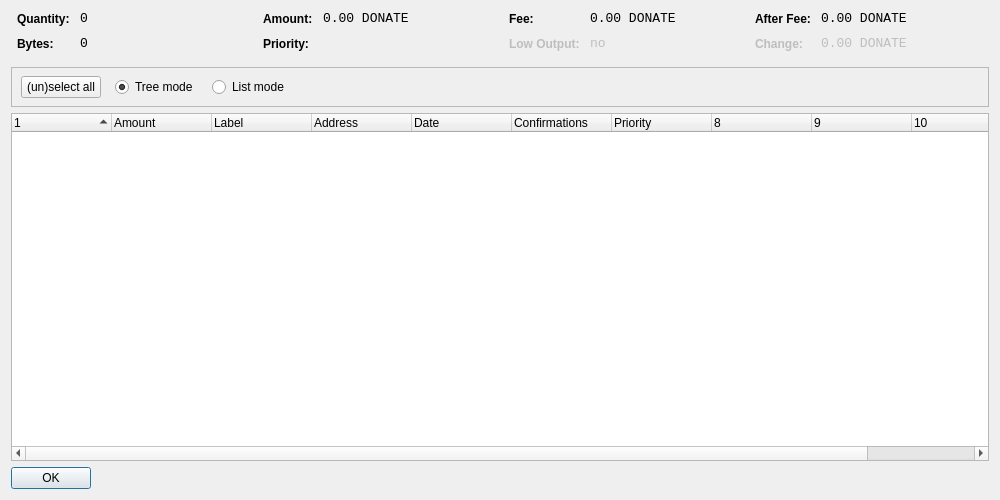
<?xml version="1.0" encoding="UTF-8"?>
<ui version="4.0">
 <class>CoinControlDialog</class>
 <widget class="QDialog" name="CoinControlDialog">
  <property name="geometry">
   <rect>
    <x>0</x>
    <y>0</y>
    <width>1000</width>
    <height>500</height>
   </rect>
  </property>
  <property name="windowTitle">
   <string>Coin Control</string>
  </property>
  <layout class="QVBoxLayout" name="verticalLayout">
   <item>
    <layout class="QHBoxLayout" name="horizontalLayoutTop" stretch="0,0,0,0">
     <property name="topMargin">
      <number>0</number>
     </property>
     <property name="bottomMargin">
      <number>10</number>
     </property>
     <item>
      <layout class="QFormLayout" name="formLayoutCoinControl1">
       <property name="horizontalSpacing">
        <number>10</number>
       </property>
       <property name="verticalSpacing">
        <number>10</number>
       </property>
       <property name="leftMargin">
        <number>6</number>
       </property>
       <property name="rightMargin">
        <number>6</number>
       </property>
       <item row="0" column="0">
        <widget class="QLabel" name="labelCoinControlQuantityText">
         <property name="styleSheet">
          <string notr="true">font-weight:bold;</string>
         </property>
         <property name="text">
          <string>Quantity:</string>
         </property>
        </widget>
       </item>
       <item row="0" column="1">
        <widget class="QLabel" name="labelCoinControlQuantity">
         <property name="font">
          <font>
           <family>Monospace</family>
           <pointsize>10</pointsize>
          </font>
         </property>
         <property name="cursor">
          <cursorShape>IBeamCursor</cursorShape>
         </property>
         <property name="contextMenuPolicy">
          <enum>Qt::ActionsContextMenu</enum>
         </property>
         <property name="text">
          <string notr="true">0</string>
         </property>
         <property name="textInteractionFlags">
          <set>Qt::LinksAccessibleByMouse|Qt::TextSelectableByKeyboard|Qt::TextSelectableByMouse</set>
         </property>
        </widget>
       </item>
       <item row="1" column="0">
        <widget class="QLabel" name="labelCoinControlBytesText">
         <property name="styleSheet">
          <string notr="true">font-weight:bold;</string>
         </property>
         <property name="text">
          <string>Bytes:</string>
         </property>
        </widget>
       </item>
       <item row="1" column="1">
        <widget class="QLabel" name="labelCoinControlBytes">
         <property name="font">
          <font>
           <family>Monospace</family>
           <pointsize>10</pointsize>
          </font>
         </property>
         <property name="cursor">
          <cursorShape>IBeamCursor</cursorShape>
         </property>
         <property name="contextMenuPolicy">
          <enum>Qt::ActionsContextMenu</enum>
         </property>
         <property name="text">
          <string notr="true">0</string>
         </property>
         <property name="textInteractionFlags">
          <set>Qt::LinksAccessibleByMouse|Qt::TextSelectableByKeyboard|Qt::TextSelectableByMouse</set>
         </property>
        </widget>
       </item>
      </layout>
     </item>
     <item>
      <layout class="QFormLayout" name="formLayoutCoinControl2">
       <property name="horizontalSpacing">
        <number>10</number>
       </property>
       <property name="verticalSpacing">
        <number>10</number>
       </property>
       <property name="leftMargin">
        <number>6</number>
       </property>
       <property name="rightMargin">
        <number>6</number>
       </property>
       <item row="0" column="0">
        <widget class="QLabel" name="labelCoinControlAmountText">
         <property name="styleSheet">
          <string notr="true">font-weight:bold;</string>
         </property>
         <property name="text">
          <string>Amount:</string>
         </property>
        </widget>
       </item>
       <item row="0" column="1">
        <widget class="QLabel" name="labelCoinControlAmount">
         <property name="font">
          <font>
           <family>Monospace</family>
           <pointsize>10</pointsize>
          </font>
         </property>
         <property name="cursor">
          <cursorShape>IBeamCursor</cursorShape>
         </property>
         <property name="contextMenuPolicy">
          <enum>Qt::ActionsContextMenu</enum>
         </property>
         <property name="text">
          <string notr="true">0.00 DONATE</string>
         </property>
         <property name="textInteractionFlags">
          <set>Qt::LinksAccessibleByMouse|Qt::TextSelectableByKeyboard|Qt::TextSelectableByMouse</set>
         </property>
        </widget>
       </item>
       <item row="1" column="0">
        <widget class="QLabel" name="labelCoinControlPriorityText">
         <property name="styleSheet">
          <string notr="true">font-weight:bold;</string>
         </property>
         <property name="text">
          <string>Priority:</string>
         </property>
        </widget>
       </item>
       <item row="1" column="1">
        <widget class="QLabel" name="labelCoinControlPriority">
         <property name="font">
          <font>
           <family>Monospace</family>
           <pointsize>10</pointsize>
          </font>
         </property>
         <property name="cursor">
          <cursorShape>IBeamCursor</cursorShape>
         </property>
         <property name="contextMenuPolicy">
          <enum>Qt::ActionsContextMenu</enum>
         </property>
         <property name="text">
          <string/>
         </property>
         <property name="textInteractionFlags">
          <set>Qt::LinksAccessibleByMouse|Qt::TextSelectableByKeyboard|Qt::TextSelectableByMouse</set>
         </property>
        </widget>
       </item>
      </layout>
     </item>
     <item>
      <layout class="QFormLayout" name="formLayoutCoinControl3">
       <property name="horizontalSpacing">
        <number>10</number>
       </property>
       <property name="verticalSpacing">
        <number>10</number>
       </property>
       <property name="leftMargin">
        <number>6</number>
       </property>
       <property name="rightMargin">
        <number>6</number>
       </property>
       <item row="0" column="0">
        <widget class="QLabel" name="labelCoinControlFeeText">
         <property name="styleSheet">
          <string notr="true">font-weight:bold;</string>
         </property>
         <property name="text">
          <string>Fee:</string>
         </property>
        </widget>
       </item>
       <item row="0" column="1">
        <widget class="QLabel" name="labelCoinControlFee">
         <property name="font">
          <font>
           <family>Monospace</family>
           <pointsize>10</pointsize>
          </font>
         </property>
         <property name="cursor">
          <cursorShape>IBeamCursor</cursorShape>
         </property>
         <property name="contextMenuPolicy">
          <enum>Qt::ActionsContextMenu</enum>
         </property>
         <property name="text">
          <string notr="true">0.00 DONATE</string>
         </property>
         <property name="textInteractionFlags">
          <set>Qt::LinksAccessibleByMouse|Qt::TextSelectableByKeyboard|Qt::TextSelectableByMouse</set>
         </property>
        </widget>
       </item>
       <item row="1" column="0">
        <widget class="QLabel" name="labelCoinControlLowOutputText">
         <property name="enabled">
          <bool>false</bool>
         </property>
         <property name="styleSheet">
          <string notr="true">font-weight:bold;</string>
         </property>
         <property name="text">
          <string>Low Output:</string>
         </property>
        </widget>
       </item>
       <item row="1" column="1">
        <widget class="QLabel" name="labelCoinControlLowOutput">
         <property name="enabled">
          <bool>false</bool>
         </property>
         <property name="font">
          <font>
           <family>Monospace</family>
           <pointsize>10</pointsize>
          </font>
         </property>
         <property name="cursor">
          <cursorShape>IBeamCursor</cursorShape>
         </property>
         <property name="contextMenuPolicy">
          <enum>Qt::ActionsContextMenu</enum>
         </property>
         <property name="text">
          <string notr="true">no</string>
         </property>
         <property name="textInteractionFlags">
          <set>Qt::LinksAccessibleByMouse|Qt::TextSelectableByKeyboard|Qt::TextSelectableByMouse</set>
         </property>
        </widget>
       </item>
      </layout>
     </item>
     <item>
      <layout class="QFormLayout" name="formLayoutCoinControl4">
       <property name="horizontalSpacing">
        <number>10</number>
       </property>
       <property name="verticalSpacing">
        <number>10</number>
       </property>
       <property name="leftMargin">
        <number>6</number>
       </property>
       <property name="rightMargin">
        <number>6</number>
       </property>
       <item row="0" column="0">
        <widget class="QLabel" name="labelCoinControlAfterFeeText">
         <property name="styleSheet">
          <string notr="true">font-weight:bold;</string>
         </property>
         <property name="text">
          <string>After Fee:</string>
         </property>
        </widget>
       </item>
       <item row="0" column="1">
        <widget class="QLabel" name="labelCoinControlAfterFee">
         <property name="font">
          <font>
           <family>Monospace</family>
           <pointsize>10</pointsize>
          </font>
         </property>
         <property name="cursor">
          <cursorShape>IBeamCursor</cursorShape>
         </property>
         <property name="contextMenuPolicy">
          <enum>Qt::ActionsContextMenu</enum>
         </property>
         <property name="text">
          <string notr="true">0.00 DONATE</string>
         </property>
         <property name="textInteractionFlags">
          <set>Qt::LinksAccessibleByMouse|Qt::TextSelectableByKeyboard|Qt::TextSelectableByMouse</set>
         </property>
        </widget>
       </item>
       <item row="1" column="0">
        <widget class="QLabel" name="labelCoinControlChangeText">
         <property name="enabled">
          <bool>false</bool>
         </property>
         <property name="styleSheet">
          <string notr="true">font-weight:bold;</string>
         </property>
         <property name="text">
          <string>Change:</string>
         </property>
        </widget>
       </item>
       <item row="1" column="1">
        <widget class="QLabel" name="labelCoinControlChange">
         <property name="enabled">
          <bool>false</bool>
         </property>
         <property name="font">
          <font>
           <family>Monospace</family>
           <pointsize>10</pointsize>
          </font>
         </property>
         <property name="cursor">
          <cursorShape>IBeamCursor</cursorShape>
         </property>
         <property name="contextMenuPolicy">
          <enum>Qt::ActionsContextMenu</enum>
         </property>
         <property name="text">
          <string notr="true">0.00 DONATE</string>
         </property>
         <property name="textInteractionFlags">
          <set>Qt::LinksAccessibleByMouse|Qt::TextSelectableByKeyboard|Qt::TextSelectableByMouse</set>
         </property>
        </widget>
       </item>
      </layout>
     </item>
    </layout>
   </item>
   <item>
    <widget class="QFrame" name="frame">
     <property name="minimumSize">
      <size>
       <width>0</width>
       <height>40</height>
      </size>
     </property>
     <property name="frameShape">
      <enum>QFrame::StyledPanel</enum>
     </property>
     <property name="frameShadow">
      <enum>QFrame::Sunken</enum>
     </property>
     <widget class="QWidget" name="horizontalLayoutWidget">
      <property name="geometry">
       <rect>
        <x>10</x>
        <y>0</y>
        <width>781</width>
        <height>41</height>
       </rect>
      </property>
      <layout class="QHBoxLayout" name="horizontalLayoutPanel" stretch="0,0,0,0,0">
       <property name="spacing">
        <number>14</number>
       </property>
       <item>
        <widget class="QPushButton" name="pushButtonSelectAll">
         <property name="sizePolicy">
          <sizepolicy hsizetype="Maximum" vsizetype="Fixed">
           <horstretch>0</horstretch>
           <verstretch>0</verstretch>
          </sizepolicy>
         </property>
         <property name="text">
          <string>(un)select all</string>
         </property>
        </widget>
       </item>
       <item>
        <widget class="QRadioButton" name="radioTreeMode">
         <property name="sizePolicy">
          <sizepolicy hsizetype="Maximum" vsizetype="Fixed">
           <horstretch>0</horstretch>
           <verstretch>0</verstretch>
          </sizepolicy>
         </property>
         <property name="text">
          <string>Tree mode</string>
         </property>
         <property name="checked">
          <bool>true</bool>
         </property>
        </widget>
       </item>
       <item>
        <widget class="QRadioButton" name="radioListMode">
         <property name="sizePolicy">
          <sizepolicy hsizetype="Maximum" vsizetype="Fixed">
           <horstretch>0</horstretch>
           <verstretch>0</verstretch>
          </sizepolicy>
         </property>
         <property name="text">
          <string>List mode</string>
         </property>
        </widget>
       </item>
       <item>
        <spacer name="horizontalSpacer">
         <property name="orientation">
          <enum>Qt::Horizontal</enum>
         </property>
         <property name="sizeHint" stdset="0">
          <size>
           <width>40</width>
           <height>20</height>
          </size>
         </property>
        </spacer>
       </item>
      </layout>
     </widget>
    </widget>
   </item>
   <item>
    <widget class="CoinControlTreeWidget" name="treeWidget">
     <property name="contextMenuPolicy">
      <enum>Qt::CustomContextMenu</enum>
     </property>
     <property name="sortingEnabled">
      <bool>false</bool>
     </property>
     <property name="columnCount">
      <number>11</number>
     </property>
     <attribute name="headerShowSortIndicator" stdset="0">
      <bool>true</bool>
     </attribute>
     <attribute name="headerStretchLastSection">
      <bool>false</bool>
     </attribute>
     <column>
      <property name="text">
       <string/>
      </property>
     </column>
     <column>
      <property name="text">
       <string>Amount</string>
      </property>
     </column>
     <column>
      <property name="text">
       <string>Label</string>
      </property>
     </column>
     <column>
      <property name="text">
       <string>Address</string>
      </property>
     </column>
     <column>
      <property name="text">
       <string>Date</string>
      </property>
     </column>
     <column>
      <property name="text">
       <string>Confirmations</string>
      </property>
      <property name="toolTip">
       <string>Confirmed</string>
      </property>
     </column>
     <column>
      <property name="text">
       <string>Priority</string>
      </property>
     </column>
     <column>
      <property name="text">
       <string/>
      </property>
     </column>
     <column>
      <property name="text">
       <string/>
      </property>
     </column>
     <column>
      <property name="text">
       <string/>
      </property>
     </column>
     <column>
      <property name="text">
       <string/>
      </property>
     </column>
    </widget>
   </item>
   <item>
    <widget class="QDialogButtonBox" name="buttonBox">
     <property name="sizePolicy">
      <sizepolicy hsizetype="Maximum" vsizetype="Fixed">
       <horstretch>0</horstretch>
       <verstretch>0</verstretch>
      </sizepolicy>
     </property>
     <property name="orientation">
      <enum>Qt::Horizontal</enum>
     </property>
     <property name="standardButtons">
      <set>QDialogButtonBox::Ok</set>
     </property>
    </widget>
   </item>
  </layout>
 </widget>
 <customwidgets>
  <customwidget>
   <class>CoinControlTreeWidget</class>
   <extends>QTreeWidget</extends>
   <header>coincontroltreewidget.h</header>
  </customwidget>
 </customwidgets>
 <resources/>
 <connections/>
</ui>
